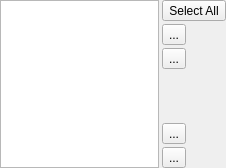
<ui version="4.0" >
 <class>OmgListWidgetBase</class>
 <widget class="QWidget" name="OmgListWidgetBase" >
  <property name="geometry" >
   <rect>
    <x>0</x>
    <y>0</y>
    <width>226</width>
    <height>168</height>
   </rect>
  </property>
  <property name="windowTitle" >
   <string>Form</string>
  </property>
  <layout class="QGridLayout" >
   <property name="margin" >
    <number>0</number>
   </property>
   <property name="spacing" >
    <number>3</number>
   </property>
   <item row="3" column="1" >
    <spacer>
     <property name="orientation" >
      <enum>Qt::Vertical</enum>
     </property>
     <property name="sizeHint" >
      <size>
       <width>28</width>
       <height>16</height>
      </size>
     </property>
    </spacer>
   </item>
   <item rowspan="6" row="0" column="0" >
    <widget class="QListWidget" name="lstItems" >
     <property name="alternatingRowColors" >
      <bool>true</bool>
     </property>
     <property name="selectionMode" >
      <enum>QAbstractItemView::SingleSelection</enum>
     </property>
    </widget>
   </item>
   <item row="5" column="1" >
    <widget class="QToolButton" name="toolConfigure" >
     <property name="text" >
      <string>...</string>
     </property>
     <property name="icon" >
      <iconset resource="../resources/resources.qrc" >:/configure.png</iconset>
     </property>
    </widget>
   </item>
   <item row="1" column="1" >
    <widget class="QToolButton" name="toolSelectNone" >
     <property name="toolTip" >
      <string>Clear selection</string>
     </property>
     <property name="whatsThis" >
      <string>Use this button to deselect all items</string>
     </property>
     <property name="text" >
      <string>...</string>
     </property>
     <property name="icon" >
      <iconset resource="../resources/resources.qrc" >:/selectnone.png</iconset>
     </property>
    </widget>
   </item>
   <item row="2" column="1" >
    <widget class="QToolButton" name="toolInvertSelection" >
     <property name="toolTip" >
      <string>Invert selection</string>
     </property>
     <property name="whatsThis" >
      <string>Use this button to make selected items unselected, and previously unselected items selected.</string>
     </property>
     <property name="text" >
      <string>...</string>
     </property>
     <property name="icon" >
      <iconset resource="../resources/resources.qrc" >:/selectinverse.png</iconset>
     </property>
    </widget>
   </item>
   <item row="4" column="1" >
    <widget class="QToolButton" name="toolAddItem" >
     <property name="text" >
      <string>...</string>
     </property>
     <property name="icon" >
      <iconset resource="../resources/resources.qrc" >:/edit_add.png</iconset>
     </property>
    </widget>
   </item>
   <item row="0" column="1" >
    <widget class="QToolButton" name="toolSelectAll" >
     <property name="toolTip" >
      <string>Select all items</string>
     </property>
     <property name="whatsThis" >
      <string>Use this button to select all the items in the list</string>
     </property>
     <property name="text" >
      <string>Select All</string>
     </property>
     <property name="icon" >
      <iconset resource="../resources/resources.qrc" >:/selectall.png</iconset>
     </property>
     <property name="shortcut" >
      <string>A</string>
     </property>
    </widget>
   </item>
  </layout>
 </widget>
 <resources>
  <include location="../resources/resources.qrc" />
 </resources>
 <connections/>
</ui>
